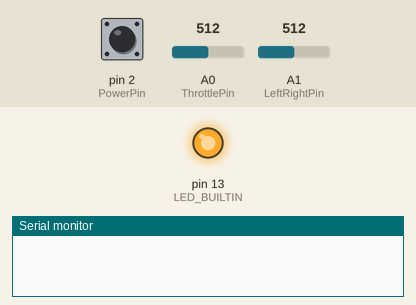
This sketch was run on a simulated Arduino Uno, built with avr-gcc and run on an emulated ATmega328P. On the bench: output pins drawn as LEDs (lit = HIGH), the last lines printed to the serial monitor. Inputs (shaded band) come from the test bench; at power-on: pin 2 (PowerPin) HIGH, A0 (ThrottlePin) = 512, A1 (LeftRightPin) = 512. Sleep ends after the set time or at an interrupt.

Above: at 1.2 s.
1.3 s: pin 2 (PowerPin) pulled LOW for 0.15 s
At 2.5 s:
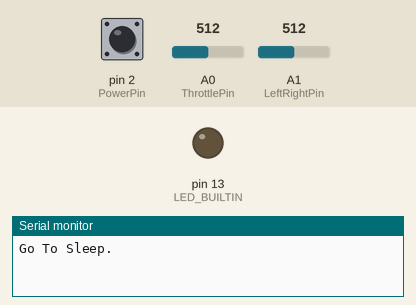
2.9 s: pin 2 (PowerPin) pulled LOW for 1 s
At 4.4 s:
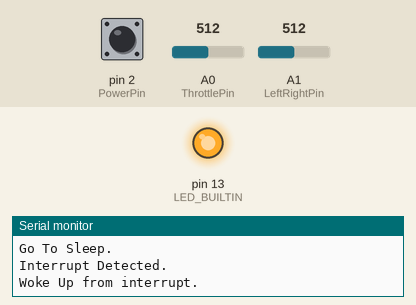
5.4 s: pin 2 (PowerPin) pulled LOW for 3.2 s
At 5.7 s:
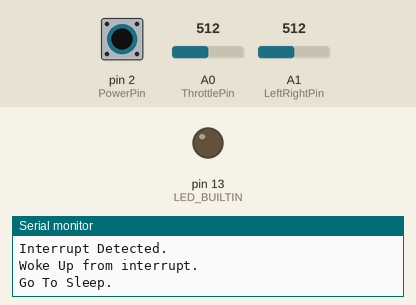
Timing chart, 0 to 8.4 s (numbered marks = the images above; inputs shaded):
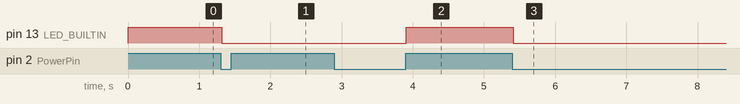

The sketch:

RemoteControl.ino
```cpp
#include <avr/sleep.h>
#include "MessageHandler.h"

#define PowerPin 2
#define ThrottlePin A0
#define LeftRightPin A1


volatile long CurrentTimer = 0;

u16 LeftRightStick = 0;
u16 ThrottleStick = 0;
u16 LeftRightStickCenter = 477;
u16 ThrottleStickCenter = 477;

u8 PowerButtonState = 1;
u8 PowerButtonCounter = 0;


void setup() {
  // put your setup code here, to run once:
  Serial.begin(115200);
  //Serial1.begin(57600); //Rx-Tx Unit
  pinMode(PowerPin,INPUT_PULLUP);
  pinMode(ThrottlePin,INPUT);
  pinMode(LeftRightPin,INPUT);

  pinMode(LED_BUILTIN,OUTPUT);
  detachInterrupt(digitalPinToInterrupt(PowerPin));

  SendMessageRF(GeneralMessageHeader,"#Hello Serial 1");

  CurrentTimer = micros();

}

void loop() {
  // put your main code here, to run repeatedly:
  digitalWrite(LED_BUILTIN,HIGH);
  if (micros() < CurrentTimer)
  {
    CurrentTimer = micros();
    Serial.println("Timer Overflow protection.");
  }

  if (micros() - CurrentTimer > 10000 )
  {
    ReadSticksAndButtons();
    FullString.concat(ThrottleStick);
    FullString.concat(",");
    FullString.concat(LeftRightStick);
    SendMessageRF(SticksMessageHeader, FullString);
  }

  if (!PowerButtonState)
  {
    PowerButtonCounter++;
  }
  else
  {
    PowerButtonCounter = 0;
  }

  if (PowerButtonCounter >= 20)
  {
    GoToSleep();
  }
}

void ReadSticksAndButtons(void)
{
  LeftRightStick = analogRead(LeftRightPin);
  ThrottleStick = analogRead(ThrottlePin);
  PowerButtonState = digitalRead(PowerPin);
  // Serial.print("LeftRight Stick: ");
  // Serial.println(LeftRightStick);
  int LeftRightPWMValue = ConvertStickToPWMSignal( LeftRightStickCenter,LeftRightStick);
  int ThrottlePWMValue = ConvertStickToPWMSignal( ThrottleStickCenter,ThrottleStick);
  itoa(LeftRightPWMValue,LeftRightString,10);
  itoa(ThrottlePWMValue,ThrottleString,10);
  // Serial.print("LeftRight PWM: ");
  // Serial.println(a);
  // Serial.print("Throttle Stick: ");
  // Serial.println(ThrottleStick);
  // Serial.print("Power Stick: ");
  // Serial.println(PowerButtonState);
}

void GoToSleep(void)
{
  Serial.println("Go To Sleep.");
  sleep_enable();
  digitalWrite(LED_BUILTIN,LOW); //TODO: Change button LED behaviour

  while (!PowerButtonState)
  {
    PowerButtonState = digitalRead(PowerPin);
    delay(100);
  }
  delay(2000);
  // Serial.print("Power Stick before attach: ");
  // Serial.println(PowerButtonState);
  // delay(1000);
  attachInterrupt(digitalPinToInterrupt(PowerPin),WakeUp,LOW );
  set_sleep_mode(SLEEP_MODE_PWR_DOWN);
  /*Set Sticks to Idle */
  sleep_cpu();
  Serial.println("Woke Up from interrupt.");

}
void WakeUp(void)
{
  PowerButtonState = digitalRead(PowerPin);
  while (!PowerButtonState)
  {
    PowerButtonState = digitalRead(PowerPin);
    delay(100);
  }
  delay(500);
  Serial.println("Interrupt Detected.");
  sleep_disable();
  detachInterrupt(digitalPinToInterrupt(PowerPin));
  while (!PowerButtonState)
  {
    PowerButtonState = digitalRead(PowerPin);
    delay(100);
  }
  delay(500);
  PowerButtonCounter = 0;
}

int ConvertStickToPWMSignal(u16 Center, int StickMeassurement)
{
  //Input: 0 - 1023
  //Output: -127 - 127
  u32 TempStick = (StickMeassurement / 2) * 2;
  // Serial.print("TempStick Stick: ");
  // Serial.println(TempStick);
  int PWMSignalValueCenter = (Center*127 ) /512;
  int PWMSignalValue = PWMSignalValueCenter;
  // Serial.print("PWMSignalValueCenter: ");
  // Serial.println(PWMSignalValueCenter);
  if ( (TempStick > Center - 10) && (TempStick < Center + 10) )
  {
    TempStick = Center;
  }
  PWMSignalValue = (int)((TempStick * 127 ) /512 - PWMSignalValueCenter);
  // Serial.print("PWMSignalValue: ");
  // Serial.println(PWMSignalValue);
  return (int)PWMSignalValue;
}
```

MessageHandler.h
```cpp
#include <stdio.h>
#include <stdlib.h>
#include <string.h>

// int status;
unsigned long MessageCounter = 0;

char terminator = '~';

String FullString = "#";
String SticksMessageHeader = "AB56FE21,";
// String Message2Header = "CD34DC43,";
// String Message3Header = "EF12BA65,";
String GeneralMessageHeader = "AF61BE52,";
String Message = "";
String GeneralMessage = "#";
String TextFromPort = "";

char ThrottleString[5];
char LeftRightString[5];

void SendMessageRF(String MHeader, String MBody)
{
  Message = "";
  MessageCounter++;
  MBody.concat("~");
  int MessageSize = MBody.length();

  Message.concat(MHeader);
  Message.concat(MessageSize);
  Message.concat(",");
  Message.concat(MessageCounter);
  Message.concat(MBody);
  //Serial.println(Message);
  //Serial1.println(Message);
  FullString = "#";
  GeneralMessage = "#";
  MHeader = "";
  MBody = "";
}
```

Measured:
- after the input at 1.3 s, pin 13 (LED_BUILTIN): HIGH → LOW at once
- after the input at 2.9 s, pin 13 (LED_BUILTIN): LOW → HIGH after 1.0 s
- after the input at 5.4 s, pin 13 (LED_BUILTIN): HIGH → LOW at once
